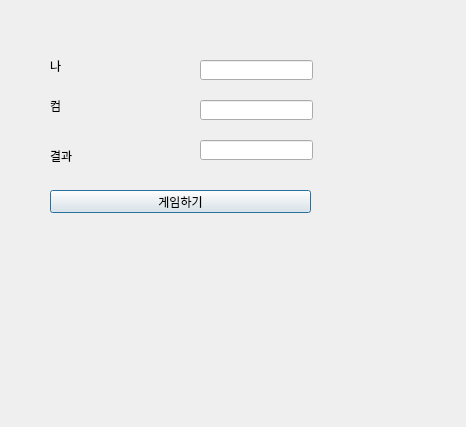
<?xml version="1.0" encoding="UTF-8"?>
<ui version="4.0">
 <class>Dialog</class>
 <widget class="QDialog" name="Dialog">
  <property name="geometry">
   <rect>
    <x>0</x>
    <y>0</y>
    <width>466</width>
    <height>427</height>
   </rect>
  </property>
  <property name="windowTitle">
   <string>Dialog</string>
  </property>
  <widget class="QLabel" name="lbl1">
   <property name="geometry">
    <rect>
     <x>50</x>
     <y>60</y>
     <width>56</width>
     <height>12</height>
    </rect>
   </property>
   <property name="text">
    <string>나</string>
   </property>
  </widget>
  <widget class="QPushButton" name="pb">
   <property name="geometry">
    <rect>
     <x>50</x>
     <y>190</y>
     <width>261</width>
     <height>23</height>
    </rect>
   </property>
   <property name="text">
    <string>게임하기</string>
   </property>
  </widget>
  <widget class="QLineEdit" name="le_mine">
   <property name="geometry">
    <rect>
     <x>200</x>
     <y>60</y>
     <width>113</width>
     <height>20</height>
    </rect>
   </property>
  </widget>
  <widget class="QLabel" name="lbl2">
   <property name="geometry">
    <rect>
     <x>50</x>
     <y>100</y>
     <width>56</width>
     <height>12</height>
    </rect>
   </property>
   <property name="text">
    <string>컴</string>
   </property>
  </widget>
  <widget class="QLabel" name="lbl3">
   <property name="geometry">
    <rect>
     <x>50</x>
     <y>150</y>
     <width>56</width>
     <height>12</height>
    </rect>
   </property>
   <property name="text">
    <string>결과</string>
   </property>
  </widget>
  <widget class="QLineEdit" name="le_com">
   <property name="geometry">
    <rect>
     <x>200</x>
     <y>100</y>
     <width>113</width>
     <height>20</height>
    </rect>
   </property>
  </widget>
  <widget class="QLineEdit" name="le_result">
   <property name="geometry">
    <rect>
     <x>200</x>
     <y>140</y>
     <width>113</width>
     <height>20</height>
    </rect>
   </property>
  </widget>
 </widget>
 <resources/>
 <connections/>
</ui>
